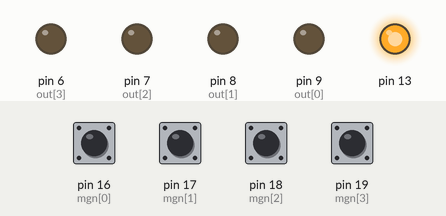
This sketch was run on a simulated Arduino Uno, built with avr-gcc and run on an emulated ATmega328P. On the bench: output pins drawn as LEDs (lit = HIGH). The test bench sets the inputs (shaded band); at power-on: pin 16 (mgn[0]), pin 17 (mgn[1]), pin 18 (mgn[2]), pin 19 (mgn[3]) HIGH. What the sketch prints to the serial monitor is not drawn.

Above: at 1.2 s.
1.3 s: pin 16 (mgn[0]) pulled LOW for 0.15 s
At 2.5 s:
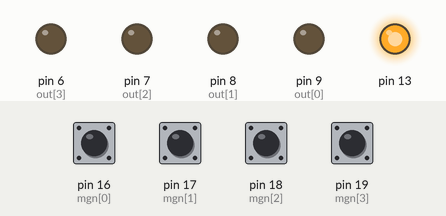
2.9 s: pin 17 (mgn[1]) pulled LOW for 0.15 s
At 3.9 s:
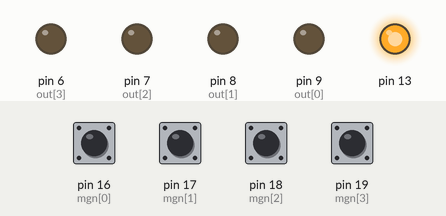
4.5 s: pin 18 (mgn[2]) pulled LOW for 0.15 s
At 5.1 s:
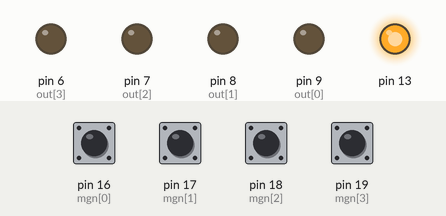
6.1 s: pin 19 (mgn[3]) pulled LOW for 1 s
At 7.5 s:
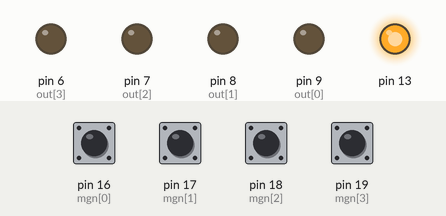
8.6 s: pin 16 (mgn[0]) driven LOW and pin 17 (mgn[1]) driven LOW
At 9.4 s:
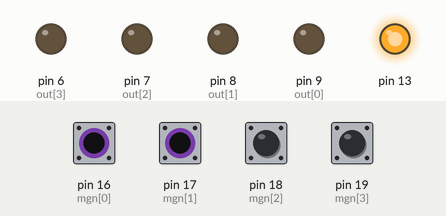
10.1 s: pin 18 (mgn[2]) driven LOW and pin 19 (mgn[3]) driven LOW
At 10.5 s:
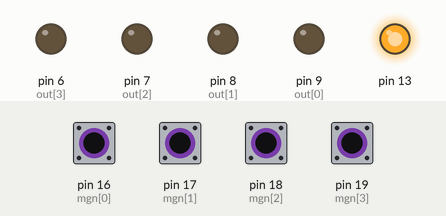
Timing chart, 0 to 12.6 s (numbered marks = the images above; inputs shaded):
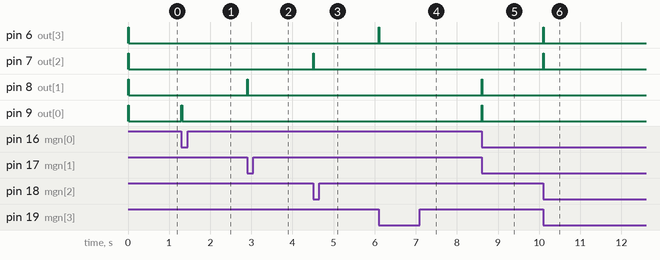

Measured:
- after the input at 1.3 s, pin 9 (out[0]): LOW → HIGH at once, → LOW 0.02 s later
- after the input at 2.9 s, pin 8 (out[1]): LOW → HIGH at once, → LOW 0.02 s later
- after the input at 4.5 s, pin 7 (out[2]): LOW → HIGH at once, → LOW 0.02 s later
- after the input at 6.1 s, pin 6 (out[3]): LOW → HIGH at once, → LOW 0.01 s later
- after the input at 8.6 s, pin 8 (out[1]), pin 9 (out[0]): LOW → HIGH at once, → LOW 0.02 s later
- after the input at 10.1 s, pin 6 (out[3]), pin 7 (out[2]): LOW → HIGH at once, → LOW 0.01 s later

The sketch:

symphony.ino
```cpp
const int N = 4;
const int mgn[N] = {16, 17, 18, 19};

const int out[N] = {9, 8, 7, 6};
int prev[N] = {0,0,0,0};

uint32_t start_time[N] = {0,0,0,0};

const int TRIG_DELAY = 15; // in milliseconds

void setup() {
  Serial.begin(115200);

  for(int i = 0; i < N; i++) {
    pinMode(mgn[i], INPUT_PULLUP);
  }

  for(int i = 0; i < N; i++) {
    pinMode(out[i], OUTPUT);
  }

  pinMode(13, OUTPUT);
  digitalWrite(13, HIGH);
}

void loop() {
  for(int i = 0; i < N; i++) {
    uint8_t r = digitalRead(mgn[i]);

    if (r == LOW && prev[i] == 1) {
      // start of trigger
      start_time[i] = millis();
      prev[i] = 0;
    }
    if (r == HIGH && prev[i] == 0) {
      // end of trigger
      digitalWrite(out[i], LOW);
      prev[i] = 1;
    }

    // out is high while less than TRIG_DELAY milliseconds pass after start of trigger
    digitalWrite(out[i], millis() - start_time[i] < TRIG_DELAY ? HIGH : LOW);
  }


  Serial.print(prev[0]);
  Serial.print(" ");
  Serial.print(prev[1]);
  Serial.print(" ");
  Serial.print(prev[2]);
  Serial.print(" ");
  Serial.println(prev[3]);

  delay(1);
}
```
